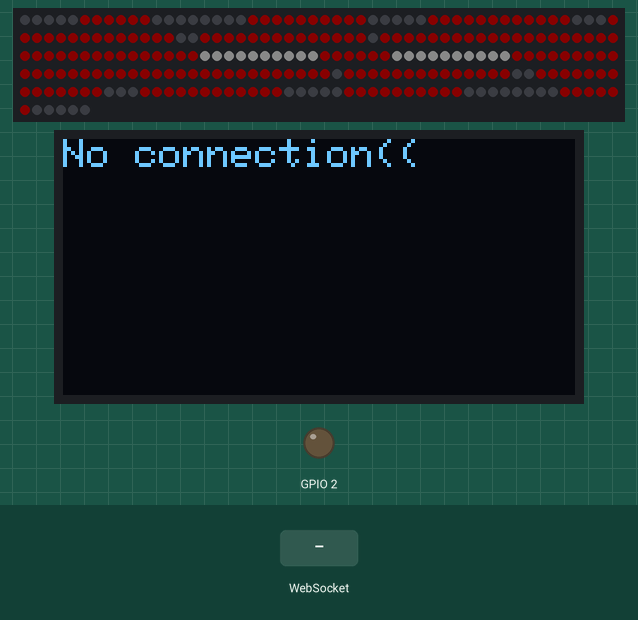
This program was run on a simulated ESP32. Shown: 256 RGB LEDs in strip order, left to right, continuing on the next row, 128×64 one-colour display, output pins drawn as LEDs (lit = HIGH). The inputs (shaded band) are chosen by the test bench. Dim RGB values are drawn brighter than linear; WiFi joins after 1.5 s; servers stay silent unless stated; what the program prints to the serial monitor is not drawn.

Above: at 0.07 s.
At 3.4 s:
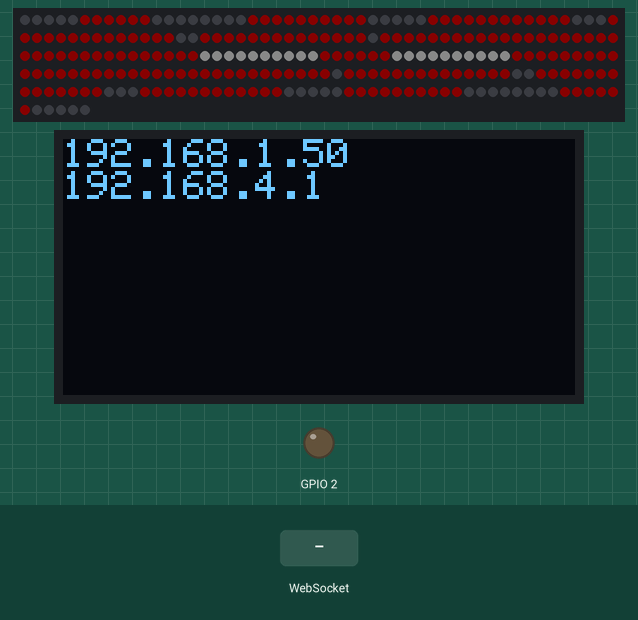
3.5 s: WebSocket text "cord" received
At 8.6 s:
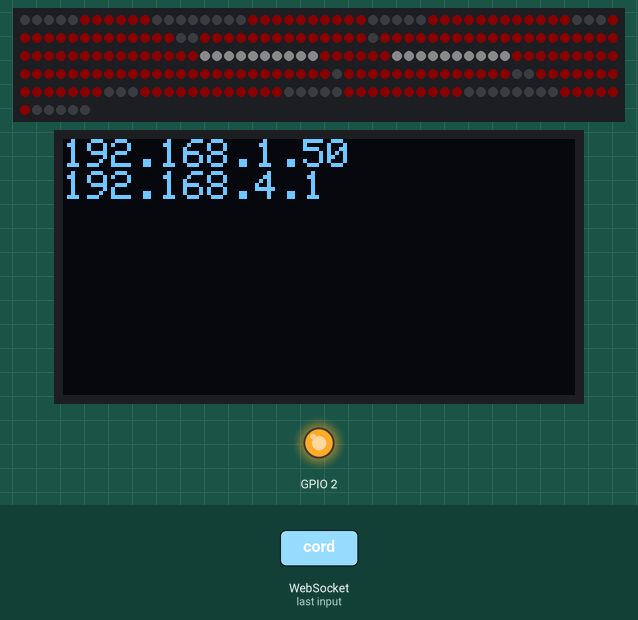
Timing chart, 0 to 10.1 s (numbered marks = the images above; inputs shaded):
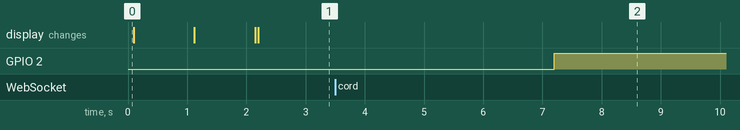

The program:

main.cpp
```cpp
#include "main.h"
#include "web.h"
#include <cstdlib>
#include <cstring>

const int coords_recieved = 49;


String msg;

bool connected = 0;
uint32_t timer = 0;

uint32_t mosfet_timer = 0;
void setup()
{
  pinMode(2, OUTPUT);
  digitalWrite(2, 0);

  #ifndef ESP8266
  FastLED.addLeds<WS2812B, DATA_PIN, GRB>(const_cast<CRGB*>(leds), NUM_LEDS);
  FastLED.setBrightness(10);//0-255
  FastLED.show();
  #endif

  display.begin(SSD1306_SWITCHCAPVCC, SCREEN_ADDRESS);

  display.clearDisplay();
  display.setTextSize(1);
  display.setTextColor(SSD1306_WHITE);
  display.setCursor(0,0);
  display.println("No connection((");
  display.display();

  #if STA

  WiFi.begin(ssid, password);

  display.clearDisplay();
  display.setTextSize(1);
  display.setTextColor(SSD1306_WHITE);
  display.setCursor(0,0);
  display.println("Connecting.......");
  display.display();

  while (WiFi.status() != WL_CONNECTED)
  {
    delay(1000);
    display.clearDisplay();
    display.setCursor(0,1);
    display.print(millis());
    display.display();
  }

  #else

  WiFi.softAP(ap_ssid, ap_password);

  #endif

  webSocket.begin();
  webSocket.onEvent(webSocketEvent);
  Serial.begin(115200, SERIAL_8N1);

  Serial.println(WiFi.localIP());

  server.on("/", handleRoot);
  server.begin();

  display.begin(SSD1306_SWITCHCAPVCC, SCREEN_ADDRESS);

  display.clearDisplay();

  display.setTextSize(1);
  display.setTextColor(SSD1306_WHITE);
  display.setCursor(0,0);
  display.println(WiFi.localIP());
  display.println((WiFi.softAPIP()));
  display.display();
  mosfet_timer = millis();

}

uint32_t send_timer = 0;
int recieve_data = 0;
uint8_t coords_flag = 0, got_coords = 0;

void loop()
{
  if( Serial.available() ){
    recieve_data = Serial.read();
    Serial.print(recieve_data);
    if (got_coords && recieve_data == coords_recieved){
      coords_flag = 2;
      got_coords = 0;
    }
  }


//   if( Serial.available() ){
//     position = Serial.read();
//     switch(position){
//       case 1:
//         FastLED.addLeds<WS2812B, DATA_PIN, GRB>(const_cast<CRGB*>(num1), NUM_LEDS);
//         FastLED.setBrightness(100);//0-255
//         FastLED.show();
//         break;
//       case 2:
//         FastLED.addLeds<WS2812B, DATA_PIN, GRB>(const_cast<CRGB*>(num2), NUM_LEDS);
//         FastLED.setBrightness(100);//0-255
//         FastLED.show();
//         break;
//       case 3:
//         FastLED.addLeds<WS2812B, DATA_PIN, GRB>(const_cast<CRGB*>(num3), NUM_LEDS);
//         FastLED.setBrightness(100);//0-255
//         FastLED.show();
//         break;
//     }
// }


  if (millis() - mosfet_timer >= 5000){
    digitalWrite(2, 1);
  }
  server.handleClient();
  webSocket.loop();

  yield();
  if (millis() - send_timer >= 50)
  {
    if (millis() - timer >= UART_TIMEOUT)
    {
      Serial.print(DEF_PAD_DATA);
      Serial.print('\r');
    }
    else
    {
      Serial.print(msg);
      Serial.print('\r');
    }
    send_timer = millis();
  }
}
```

main.h
```cpp
#ifndef MAIN
#define MAIN

#ifdef ESP8266
#include <ESP8266WiFi.h>
#endif

#ifdef ESP32
#include <WiFi.h>
#endif

#include "ESP8266WebServer.h"
#include "Adafruit_GFX.h"
#include "Adafruit_SSD1306.h"
#include "WebSocketsServer.h"
#include "web.h"

#include <FastLED.h>

#define NUM_LEDS 256
#define DATA_PIN 4

const CRGB num1[NUM_LEDS] PROGMEM = {0,0,0,0,0,0,11285042,11285042,11285042,11285042,11285042,0,0,0,0,0,0,0,0,0,11285042,11285042,11285042,11285042,11285042,11285042,0,0,0,0,0,0,0,0,0,0,0,0,11285042,11285042,11285042,11285042,11285042,11285042,11285042,0,0,0,0,0,0,14643494,14643494,14643494,0,14643494,14643494,14643494,0,0,0,0,0,0,0,0,0,0,0,0,14643494,14643494,14643494,0,0,14643494,14643494,14643494,0,0,0,0,0,0,0,0,0,14643494,14643494,14643494,0,0,0,0,0,0,0,0,0,0,0,0,16511542,16511542,16511542,0,0,0,0,0,0,0,0,0,0,0,0,0,0,16511542,16511542,16511542,0,0,0,0,0,0,0,0,0,0,0,0,16511542,16511542,16511542,0,0,0,0,0,0,0,0,0,0,0,0,0,0,16511542,16511542,16511542,0,0,0,0,0,0,0,0,0,0,0,0,10085712,10085712,10085712,0,0,0,0,0,0,0,0,0,0,0,0,0,0,10085712,10085712,10085712,0,0,0,0,0,0,0,0,0,0,0,0,10085712,10085712,10085712,0,0,0,0,0,0,0,0,0,0,0,0,0,0,5992161,5992161,5992161,0,0,0,0,0,0,0,0,0,0,0,0,5992161,5992161,5992161,0,0,0,0,0,0,0,0,0,0,0,0,0,0,3170434,3170434,3170434,0,0,0,0,0,0};
const CRGB num2[NUM_LEDS] PROGMEM = {0,0,0,0,11285042,11285042,11285042,11285042,11285042,11285042,11285042,11285042,11285042,0,0,0,0,0,0,11285042,11285042,11285042,11285042,11285042,11285042,11285042,11285042,11285042,0,0,0,0,0,0,0,0,11285042,11285042,0,0,0,0,0,0,0,0,0,0,0,0,0,0,0,0,0,0,0,0,14643494,14643494,0,0,0,0,0,0,0,0,14643494,14643494,0,0,0,0,0,0,0,0,0,0,0,0,0,0,0,0,0,0,0,0,14643494,14643494,0,0,0,0,0,0,0,0,16511542,16511542,0,0,0,0,0,0,0,0,0,0,0,0,0,16511542,16511542,16511542,16511542,16511542,16511542,16511542,16511542,16511542,0,0,0,0,0,0,0,0,16511542,16511542,16511542,16511542,16511542,16511542,16511542,16511542,16511542,0,0,0,0,0,0,16511542,16511542,0,0,0,0,0,0,0,0,0,0,0,0,0,0,0,0,0,0,0,0,0,0,10085712,10085712,0,0,0,0,0,0,10085712,10085712,0,0,0,0,0,0,0,0,0,0,0,0,0,0,0,0,0,0,0,0,0,0,10085712,10085712,0,0,0,0,0,0,5992161,5992161,0,0,0,0,0,0,0,0,0,0,0,0,0,0,0,5992161,5992161,5992161,5992161,5992161,5992161,5992161,5992161,5992161,0,0,0,0,0,0,3170434,3170434,3170434,3170434,3170434,3170434,3170434,3170434,3170434,0,0,0,0};
const CRGB num3[NUM_LEDS] PROGMEM = {0,0,0,0,11285042,11285042,11285042,11285042,11285042,11285042,11285042,11285042,11285042,0,0,0,0,0,0,11285042,11285042,11285042,11285042,11285042,11285042,11285042,11285042,11285042,0,0,0,0,0,0,0,0,11285042,11285042,0,0,0,0,0,0,0,0,0,0,0,0,0,0,0,0,0,0,0,0,14643494,14643494,0,0,0,0,0,0,0,0,14643494,14643494,0,0,0,0,0,0,0,0,0,0,0,0,0,0,0,0,0,0,0,0,14643494,14643494,0,0,0,0,0,0,0,0,16511542,16511542,0,0,0,0,0,0,0,0,0,0,0,0,0,16511542,16511542,16511542,16511542,16511542,16511542,16511542,16511542,16511542,0,0,0,0,0,0,0,0,16511542,16511542,16511542,16511542,16511542,16511542,16511542,16511542,16511542,0,0,0,0,0,0,0,0,0,0,0,0,0,16511542,16511542,0,0,0,0,0,0,0,0,6995504,6995504,0,0,0,0,0,0,0,0,0,0,0,0,0,0,0,0,0,0,0,0,6995504,6995504,0,0,0,0,0,0,0,0,6995504,6995504,0,0,0,0,0,0,0,0,0,0,0,0,0,0,0,0,0,0,0,0,5992161,5992161,0,0,0,0,0,0,0,0,5992161,5992161,5992161,5992161,5992161,5992161,5992161,5992161,5992161,0,0,0,0,0,0,3170434,3170434,3170434,3170434,3170434,3170434,3170434,3170434,3170434,0,0,0,0};
const CRGB leds[NUM_LEDS] PROGMEM = {0,0,0,0,0,16711680,16711680,16711680,16711680,16711680,16711680,0,0,0,0,0,0,0,0,16711680,16711680,16711680,16711680,16711680,16711680,16711680,16711680,16711680,16711680,0,0,0,0,0,16711680,16711680,16711680,16711680,16711680,16711680,16711680,16711680,16711680,16711680,16711680,16711680,0,0,0,16711680,16711680,16711680,16711680,16711680,16711680,16711680,16711680,16711680,16711680,16711680,16711680,16711680,16711680,0,0,16711680,16711680,16711680,16711680,16711680,16711680,16711680,16711680,16711680,16711680,16711680,16711680,16711680,16711680,0,16711680,16711680,16711680,16711680,16711680,16711680,16711680,16711680,16711680,16711680,16711680,16711680,16711680,16711680,16711680,16711680,16711680,16711680,16711680,16711680,16711680,16711680,16711680,16711680,16711680,16711680,16711680,16711680,16711680,16711680,16711680,16711680,16711680,16711680,16711680,16777215,16777215,16777215,16777215,16777215,16777215,16777215,16777215,16777215,16777215,16711680,16711680,16711680,16711680,16711680,16711680,16777215,16777215,16777215,16777215,16777215,16777215,16777215,16777215,16777215,16777215,16711680,16711680,16711680,16711680,16711680,16711680,16711680,16711680,16711680,16711680,16711680,16711680,16711680,16711680,16711680,16711680,16711680,16711680,16711680,16711680,16711680,16711680,16711680,16711680,16711680,16711680,16711680,16711680,16711680,16711680,16711680,16711680,16711680,16711680,16711680,0,16711680,16711680,16711680,16711680,16711680,16711680,16711680,16711680,16711680,16711680,16711680,16711680,16711680,16711680,0,0,16711680,16711680,16711680,16711680,16711680,16711680,16711680,16711680,16711680,16711680,16711680,16711680,16711680,16711680,0,0,0,16711680,16711680,16711680,16711680,16711680,16711680,16711680,16711680,16711680,16711680,16711680,16711680,0,0,0,0,0,16711680,16711680,16711680,16711680,16711680,16711680,16711680,16711680,16711680,16711680,0,0,0,0,0,0,0,0,16711680,16711680,16711680,16711680,16711680,16711680,0,0,0,0,0};
const CRGB cat[NUM_LEDS] PROGMEM = {16777215,16777215,0,0,0,0,0,0,0,0,0,16777215,16777215,16777215,16777215,16777215,16777215,16777215,16777215,16777215,16777215,0,16777215,16777215,0,16777215,16777215,0,16777215,0,16777215,16777215,16777215,16777215,0,13069358,0,13069358,13069358,0,13069358,13069358,0,16777215,16777215,16777215,16777215,16777215,16777215,16777215,16777215,16777215,16777215,0,13069358,13069358,13069358,13069358,13069358,13069358,13069358,0,16777215,16777215,16777215,16777215,0,13069358,13069358,13069358,13069358,10767377,13069358,10767377,0,0,0,16777215,16777215,16777215,16777215,16777215,0,13069358,13069358,0,13069358,10767377,13069358,10767377,13069358,13069358,13069358,0,16777215,16777215,16777215,16777215,0,13069358,10767377,10767377,13069358,10767377,13069358,10767377,0,0,13069358,10767377,0,16777215,16777215,0,13069358,0,16777215,16777215,0,13069358,13069358,10767377,10767377,10767377,10767377,0,16777215,16777215,16777215,0,16777215,16777215,16777215,16777215,13069358,0,0,16777215,16777215,16777215,0,10767377,0,16777215,16777215,0,13069358,0,16777215,16777215,16777215,0,13069358,13069358,13069358,16777215,16777215,13069358,13069358,0,0,13069358,13069358,13069358,13069358,13069358,13069358,13069358,0,16777215,16777215,16777215,0,10767377,0,16777215,16777215,0,13069358,13069358,0,16777215,16777215,0,10767377,0,13069358,13069358,13069358,0,10767377,0,0,13069358,13069358,13069358,13069358,13069358,13069358,13069358,0,16777215,0,16777215,13069358,13069358,0,16777215,16777215,16777215,0,16777215,16777215,0,16777215,0,13069358,13069358,0,0,0,13069358,13069358,0,0,13069358,0,16777215,16777215,16777215,0,13069358,0,16777215,16777215,0,0,16777215,16777215,16777215,16777215,16777215,16777215,16777215,16777215,16777215,16777215,16777215,0,16777215,16777215,16777215,16777215,16777215,0,16777215};


#include "html.h"

#define STA 1 // 1 for STA, 0 - AP

const char *ap_ssid = "ROBOT";
const char *ap_password = "12345678";

#define SCREEN_ADDRESS 0x3C
Adafruit_SSD1306 display(128, 64, &Wire, -1);

const char *ssid = "ROBOT";
const char *password = "12345678";

#define DEF_PAD_DATA "%080/0a256255255255/0b000000000000000000/1a255255255255/1b000000000000000000/097/"
#define UART_TIMEOUT 500


#endif
```

web.h
```cpp
#include "main.h"
#include "html.h"

#ifndef WEB
#define WEB


extern uint32_t timer;
extern String msg;
extern uint8_t coords_flag;
extern uint8_t got_coords;
extern bool connected;


ESP8266WebServer server(80);
WebSocketsServer webSocket = WebSocketsServer(81);


void webSocketEvent(uint8_t num, WStype_t type, uint8_t *payload, size_t length)
{
  switch(type)
  {
  case WStype_DISCONNECTED:
    connected = 0;
    // Serial.println("Disconnected");
    break;
  case WStype_CONNECTED:
  {
    connected = 1;
    IPAddress ip = webSocket.remoteIP(num);
    webSocket.sendTXT(num, "Connected");
  }
  break;
  case WStype_TEXT:
    timer = millis();
    msg = ((String)((char *)payload)).substring(1);
    if ((char)payload[0] == '1')
    {
      webSocket.sendTXT(num, "got");
    }

    if ((char)payload[6] == '$'){
      got_coords = 1;
      if (coords_flag){
        webSocket.sendTXT(num, "cord");
        coords_flag = 0;
      }
    }
    else{
      got_coords = 0;
      coords_flag = 0;
    }
    break;
  case WStype_BIN:
    // Serial.println("Binary");
    break;
  }
}

void handleRoot()
{
  server.send(200, "text/html", index_html);
}

#endif
```

Source omitted: html.h (18849 bytes)
